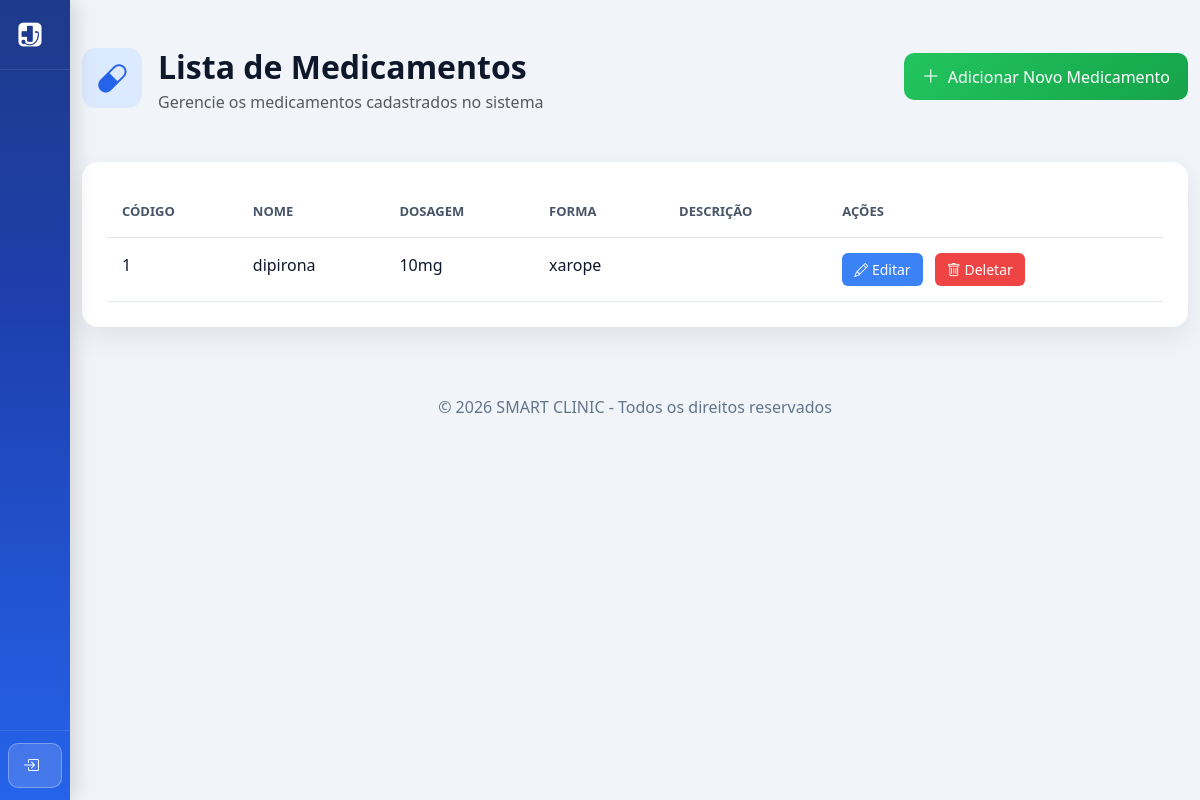
The app's page /Frontend/medicamento.php with its own data.
### tables this page shows
CREATE TABLE `medicamento` (
  `cod` int(11) NOT NULL,
  `nome` varchar(100) NOT NULL,
  `dosagem` varchar(50) DEFAULT NULL,
  `forma` varchar(50) DEFAULT NULL,
  `descricao` text DEFAULT NULL
);

### Backend/controller/Database.php (called while the page is built)
<?php
class Database {
    private static $instance = null;
    public static function getConnection() {
        if (self::$instance === null) {
            $host = '127.0.0.1';
            $db   = 'smartclinic';
            $user = 'root';
            $pass = '';
            $charset = 'utf8mb4';
            $dsn = "mysql:host=$host;dbname=$db;charset=$charset";
            $options = [
                PDO::ATTR_ERRMODE => PDO::ERRMODE_EXCEPTION,
                PDO::ATTR_DEFAULT_FETCH_MODE => PDO::FETCH_ASSOC,
                PDO::ATTR_EMULATE_PREPARES => false,
            ];
            self::$instance = new PDO($dsn, $user, $pass, $options);
        }
        return self::$instance;
    }
}

### Backend/controller/MedicamentoController.php (called while the page is built, shortened)
<?php
require_once __DIR__ . '/../dao/MedicamentoDAO.php';
class MedicamentoController extends BaseController {
    private $dao;
    public function __construct() {
        $this->dao = new MedicamentoDAO();
    }
    public function getAll() {
        return $this->dao->getAll();
    }
}

### Backend/dao/BaseDAO.php (called while the page is built, shortened)
<?php
require_once $_SERVER['DOCUMENT_ROOT'] . '/SMART-CLINIC-A/Backend/controller/Database.php';
class BaseDAO {
    public function __construct() {
        $this->db = Database::getConnection();
    }
}

### Backend/dao/MedicamentoDAO.php (called while the page is built, shortened)
<?php
require_once __DIR__ . '/BaseDAO.php';
class MedicamentoDAO extends BaseDAO {
    public function getAll() {
        $stmt = $this->db->query('SELECT * FROM medicamento');
        return $stmt->fetchAll();
    }
}

### Frontend/medicamento.php (the view, shortened to what this page needs)
<?php
require_once $_SERVER['DOCUMENT_ROOT'] . '/SMART-CLINIC-A/Backend/controller/MedicamentoController.php';
$controller = new MedicamentoController();
$action = isset($_GET['action']) ? $_GET['action'] : 'list';
?>
<?php require_once __DIR__ . '/navbar.php'; ?>
<!DOCTYPE html>
<html lang="pt-BR">
<head>
    <link href="https://cdn.jsdelivr.net/npm/bootstrap@5.3.2/dist/css/bootstrap.min.css" rel="stylesheet">
    <link href="https://cdn.jsdelivr.net/npm/bootstrap-icons@1.11.1/font/bootstrap-icons.css" rel="stylesheet">
</head>
<body>
<section class="py-5">
<div class="container-lg" style="max-width: 1200px;">
<?php
if ($action == 'list') {
?>
<div class="d-flex justify-content-between align-items-start mb-5">
    <div class="d-flex align-items-start gap-3">
        <div style="background: #dbeafe; width: 60px; height: 60px; border-radius: 14px; display: flex; align-items: center; justify-content: center;">
            <i class="bi bi-capsule" style="font-size: 30px; color: var(--azul);"></i>
        </div>
        <div>
            <h2 class="title mb-1">Lista de Medicamentos</h2>
            <p class="text-muted mb-0">Gerencie os medicamentos cadastrados no sistema</p>
        </div>
    </div>
    <a href="medicamento.php?action=create" class="btn btn-verde d-flex align-items-center gap-2" style="margin-top: 5px;">
        <i class="bi bi-plus-lg" style="font-size: 18px;"></i> Adicionar Novo Medicamento
    </a>
</div>
<div class="card-modern">
<div class="table-responsive">
<table class="table table-modern mb-0">
<thead style="background: #f1f5f9;">
<tr>
    <th style="padding: 15px; font-weight: 600; color: #475569; font-size: 13px; text-transform: uppercase;">CÓDIGO</th>
    <th style="padding: 15px; font-weight: 600; color: #475569; font-size: 13px; text-transform: uppercase;">NOME</th>
    <th style="padding: 15px; font-weight: 600; color: #475569; font-size: 13px; text-transform: uppercase;">DOSAGEM</th>
    <th style="padding: 15px; font-weight: 600; color: #475569; font-size: 13px; text-transform: uppercase;">FORMA</th>
    <th style="padding: 15px; font-weight: 600; color: #475569; font-size: 13px; text-transform: uppercase;">DESCRIÇÃO</th>
    <th style="padding: 15px; font-weight: 600; color: #475569; font-size: 13px; text-transform: uppercase;">AÇÕES</th>
</tr>
</thead>
<tbody>
<?php
$medicamentos = $controller->getAll();
foreach ($medicamentos as $med) {
    echo "<tr style='border-bottom: 1px solid #e2e8f0;'>";
    echo "<td style='padding: 15px; color: #0f172a; font-weight: 500;'>{$med['cod']}</td>";
    echo "<td style='padding: 15px; color: #0f172a; font-weight: 500;'>{$med['nome']}</td>";
    echo "<td style='padding: 15px; color: #0f172a;'>{$med['dosagem']}</td>";
    echo "<td style='padding: 15px; color: #0f172a;'>{$med['forma']}</td>";
    echo "<td style='padding: 15px; color: #0f172a;'>{$med['descricao']}</td>";
    echo "<td style='padding: 15px;'>
        <a href='?action=edit&id={$med['cod']}' class='btn btn-sm me-2' style='background: #3b82f6; color: white; border: none; border-radius: 6px; padding: 6px 12px;'>
            <i class='bi bi-pencil' style='font-size: 14px;'></i> Editar
        </a>
        <form method='POST' style='display:inline;'>
            <input type='hidden' name='delete_id' value='{$med['cod']}'>
            <button class='btn btn-sm' style='background: #ef4444; color: white; border: none; border-radius: 6px; padding: 6px 12px;'>
                <i class='bi bi-trash' style='font-size: 14px;'></i> Deletar
            </button>
        </form>
    </td>";
    echo "</tr>";
}
?>
</tbody>
</table>
</div>
</div>
<?php } ?>
</div>
</section>
<footer style="background: transparent; color: #64748b; padding: 20px 0;">
    <div class="container-lg text-center">
        <p class="mb-0">© 2026 SMART CLINIC - Todos os direitos reservados</p>
    </div>
</footer>
</body>
</html>

### Frontend/medicamento.php (style rules this page uses)
:root { --azul: #2563eb; --azul-escuro: #1e40af; --verde: #22c55e; --fundo: #f1f5f9; }
body { background: var(--fundo); padding-top: 80px; font-family: 'Segoe UI', sans-serif; }
.card-modern { background: white; border-radius: 16px; padding: 25px; box-shadow: 0 10px 30px rgba(0,0,0,0.08); }
.title { font-weight: 600; color: #0f172a; }
.btn-verde { background: linear-gradient(135deg, #22c55e, #16a34a); border: none; color: white; border-radius: 10px; padding: 10px 18px; transition: 0.2s; }
.table-modern thead { background: #f1f5f9; }
.table-modern th { color: #475569; }
footer { background: transparent; color: #64748b; }

### Frontend/navbar.php (style rules this page uses)
:root { --sidebar-width:260px; --sidebar-collapsed-width:70px; --azul:#2563eb; --azul-escuro:#1e40af; --azul-mais-escuro:#1e3a8a; }
body.with-sidebar { margin-left:var(--sidebar-width); transition:margin-left .3s ease; padding-top:0 !important; }
body.with-sidebar.sidebar-collapsed { margin-left:var(--sidebar-collapsed-width); }

### records on screen
medicamento: cod "1", nome "dipirona", dosagem "10mg", forma "xarope"
